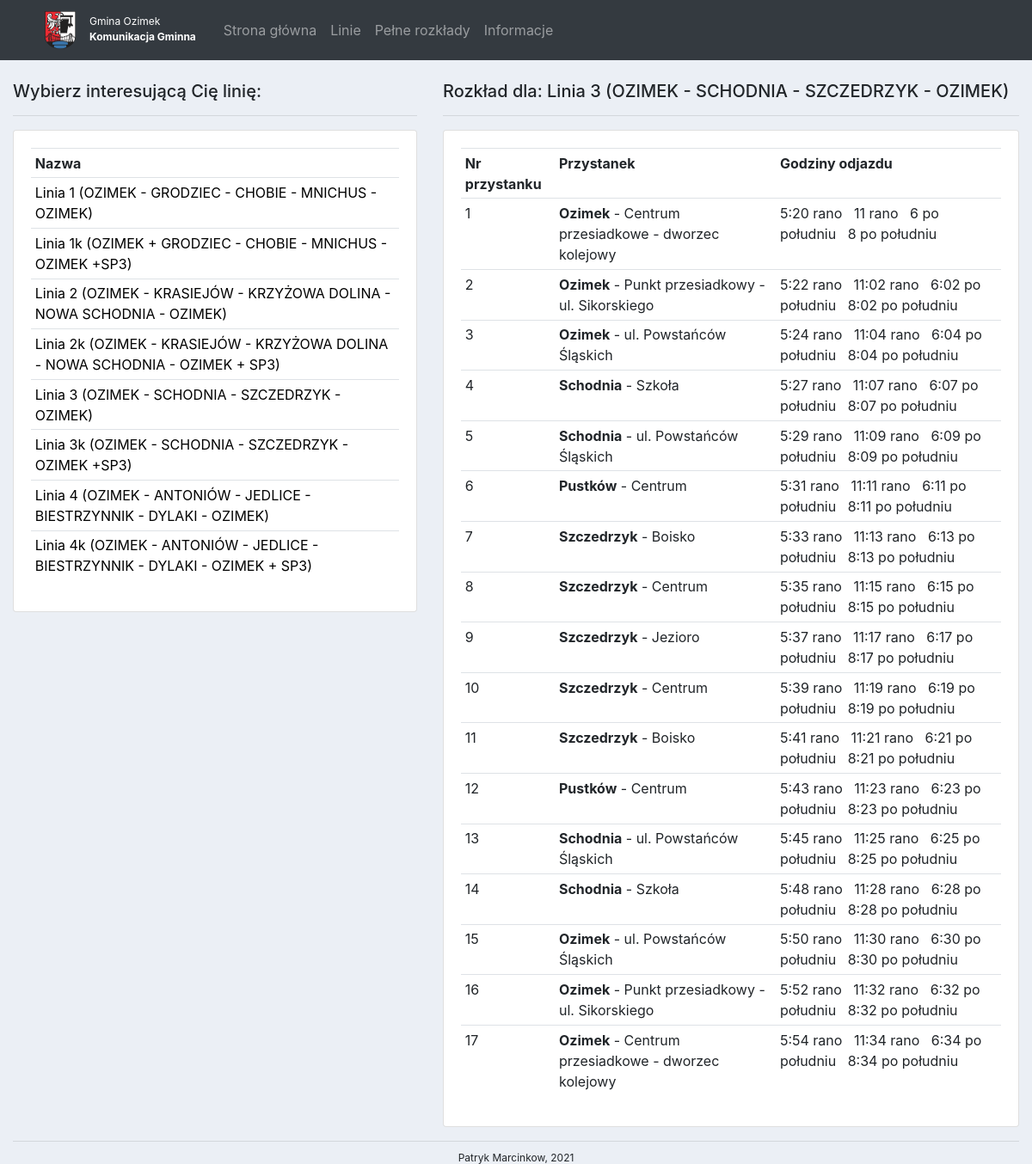
Screenshot of /routes/4/ with the database file from the repository.
### timetable/models.py (models this page shows, shortened)
class Route(models.Model):
    name = models.CharField(max_length=100, null=True)
    def __str__(self):
        return self.name

class Route_details(models.Model):
    route_id = models.ForeignKey(Route, on_delete=models.SET_NULL, null=True)
    stop_nr = models.IntegerField(null=False)
    stop_id = models.ForeignKey(Stop, on_delete=models.SET_NULL, null=True)
    time_diff = models.IntegerField(null=True)
    class Meta:
        unique_together = (("route_id", "stop_nr"),)

class Stop(models.Model):
    name = models.CharField(max_length=200, null=True)
    town = models.ForeignKey(Town, null=True, on_delete=models.SET_NULL)
    def __str__(self):
        return self.name

class Town(models.Model):
    name = models.CharField(max_length=100, null=True)

### timetable/views.py (the view)
# urls.py: path('routes/<str:pk>/', views.route, name="timetable"),
def route(request, pk):
    routes = Route.objects.all().order_by('name')
    selected_route_name = Route.objects.get(pk=pk)
    details = Route_details.objects.filter(route_id=pk)
    time_diffs = details.values_list("time_diff", flat=True)
    starting_hours = Schedule.objects.values_list('start_time', flat=True).filter(route_id=pk)
    time_list = []
    for hour in starting_hours:
        last_stop_time = hour
        time_list_2 = []
        for diff in time_diffs:
            if last_stop_time.minute + diff > 59:
                minutes_to_full_hour = diff - (59 - last_stop_time.minute)
                last_stop_time = datetime.time(last_stop_time.hour + 1, last_stop_time.minute - last_stop_time.minute
                                               + minutes_to_full_hour - 1)
            else:
                last_stop_time = datetime.time(last_stop_time.hour + 0, last_stop_time.minute + diff)
            time_list_2.append(last_stop_time)
        time_list.append(time_list_2)
    context = {'routes': routes, 'details': details, 'time_list': time_list, 'starting_hours': starting_hours,
               'selected_route_name': selected_route_name}
    return render(request, 'timetable/timetable.html', context)

### timetable/templatetags/index.py (called while the page is built)
@register.filter
def index(list, position):
    return list[position]

### timetable/templates/timetable/timetable.html (shortened to what this page needs)
{% extends 'timetable/main.html' %}
{% block content %}
<br>
<div class="row">
    <div class="col-md-5">
        <h5>Wybierz interesującą Cię linię:</h5>
        <hr>
        <div class="card card-body">
            <table class="table table-sm">
                <tr>
                    <th>Nazwa</th>
                </tr>
                {% for route in routes %}
                    <tr>
                        <td><a href="{% url 'timetable' route.id %}">{{route.name}}</a></td>
                    </tr>
                {% endfor %}
            </table>
        </div>
    </div>
    <div class="col-md-7">
        <h5>Rozkład dla:  {{ selected_route_name }}</h5>
        <hr>
        <div class="card card-body">
            <table class="table table-sm">
                <tr>
                    <th>Nr przystanku</th>
                    <th>Przystanek</th>
                    <th>Godziny odjazdu</th>
                </tr>
                {% for detail in details %}
                    <tr>
                        <td>{{detail.stop_nr}}</td>
                        <td><b>{{detail.stop_id.town.name}}</b> - {{detail.stop_id}}</td>
                        {% load index %}
                        <td>
                            {% for starting_hour in starting_hours %}
                            <span class="godzina">
                                {{ time_list|index:forloop.counter0|index:forloop.parentloop.counter0 }}
                            </span>
                            {% endfor %}
                        </td>
                    </tr>
                {% endfor %}
            </table>
        </div>
    </div>
</div>
{% endblock %}

### timetable/static/timetable/css/main.css (style rules this page uses)
body { background-color: #ebeff5; }
td a { text-decoration: none; color: black; }

### rows the page displays
Route: name "Linia 1 (OZIMEK - GRODZIEC - CHOBIE - MNICHUS - OZIMEK)"
Route: name "Linia 1k (OZIMEK + GRODZIEC - CHOBIE - MNICHUS - OZIMEK +SP3)"
Route: name "Linia 2 (OZIMEK - KRASIEJÓW - KRZYŻOWA DOLINA - NOWA SCHODNIA - OZIMEK)"
Route: name "Linia 2k (OZIMEK - KRASIEJÓW - KRZYŻOWA DOLINA - NOWA SCHODNIA - OZIMEK + SP3)"
Route: name "Linia 3 (OZIMEK - SCHODNIA - SZCZEDRZYK - OZIMEK)"
Route: name "Linia 3k (OZIMEK - SCHODNIA - SZCZEDRZYK - OZIMEK +SP3)"
Route: name "Linia 4 (OZIMEK - ANTONIÓW - JEDLICE - BIESTRZYNNIK - DYLAKI - OZIMEK)"
Route: name "Linia 4k (OZIMEK - ANTONIÓW - JEDLICE - BIESTRZYNNIK - DYLAKI - OZIMEK + SP3)"
Route_details: stop_nr "1", stop_id.town.name "Ozimek", stop_id "Centrum przesiadkowe - dworzec kolejowy", starting_hours "5:20 rano" "11 rano" "6 po południu" "8 po południu"
Route_details: stop_nr "2", stop_id.town.name "Ozimek", stop_id "Punkt przesiadkowy - ul. Sikorskiego", starting_hours "5:22 rano" "11:02 rano" "6:02 po południu" "8:02 po południu"
Route_details: stop_nr "3", stop_id.town.name "Ozimek", stop_id "ul. Powstańców Śląskich", starting_hours "5:24 rano" "11:04 rano" "6:04 po południu" "8:04 po południu"
Route_details: stop_nr "4", stop_id.town.name "Schodnia", stop_id "Szkoła", starting_hours "5:27 rano" "11:07 rano" "6:07 po południu" "8:07 po południu"
Route_details: stop_nr "5", stop_id.town.name "Schodnia", stop_id "ul. Powstańców Śląskich", starting_hours "5:29 rano" "11:09 rano" "6:09 po południu" "8:09 po południu"
Route_details: stop_nr "6", stop_id.town.name "Pustków", stop_id "Centrum", starting_hours "5:31 rano" "11:11 rano" "6:11 po południu" "8:11 po południu"
Route_details: stop_nr "7", stop_id.town.name "Szczedrzyk", stop_id "Boisko", starting_hours "5:33 rano" "11:13 rano" "6:13 po południu" "8:13 po południu"
Route_details: stop_nr "8", stop_id.town.name "Szczedrzyk", stop_id "Centrum", starting_hours "5:35 rano" "11:15 rano" "6:15 po południu" "8:15 po południu"
Route_details: stop_nr "9", stop_id.town.name "Szczedrzyk", stop_id "Jezioro", starting_hours "5:37 rano" "11:17 rano" "6:17 po południu" "8:17 po południu"
Route_details: stop_nr "10", stop_id.town.name "Szczedrzyk", stop_id "Centrum", starting_hours "5:39 rano" "11:19 rano" "6:19 po południu" "8:19 po południu"
Route_details: stop_nr "11", stop_id.town.name "Szczedrzyk", stop_id "Boisko", starting_hours "5:41 rano" "11:21 rano" "6:21 po południu" "8:21 po południu"
Route_details: stop_nr "12", stop_id.town.name "Pustków", stop_id "Centrum", starting_hours "5:43 rano" "11:23 rano" "6:23 po południu" "8:23 po południu"
Route_details: stop_nr "13", stop_id.town.name "Schodnia", stop_id "ul. Powstańców Śląskich", starting_hours "5:45 rano" "11:25 rano" "6:25 po południu" "8:25 po południu"
Route_details: stop_nr "14", stop_id.town.name "Schodnia", stop_id "Szkoła", starting_hours "5:48 rano" "11:28 rano" "6:28 po południu" "8:28 po południu"
Route_details: stop_nr "15", stop_id.town.name "Ozimek", stop_id "ul. Powstańców Śląskich", starting_hours "5:50 rano" "11:30 rano" "6:30 po południu" "8:30 po południu"
Route_details: stop_nr "16", stop_id.town.name "Ozimek", stop_id "Punkt przesiadkowy - ul. Sikorskiego", starting_hours "5:52 rano" "11:32 rano" "6:32 po południu" "8:32 po południu"
Route_details: stop_nr "17", stop_id.town.name "Ozimek", stop_id "Centrum przesiadkowe - dworzec kolejowy", starting_hours "5:54 rano" "11:34 rano" "6:34 po południu" "8:34 po południu"
